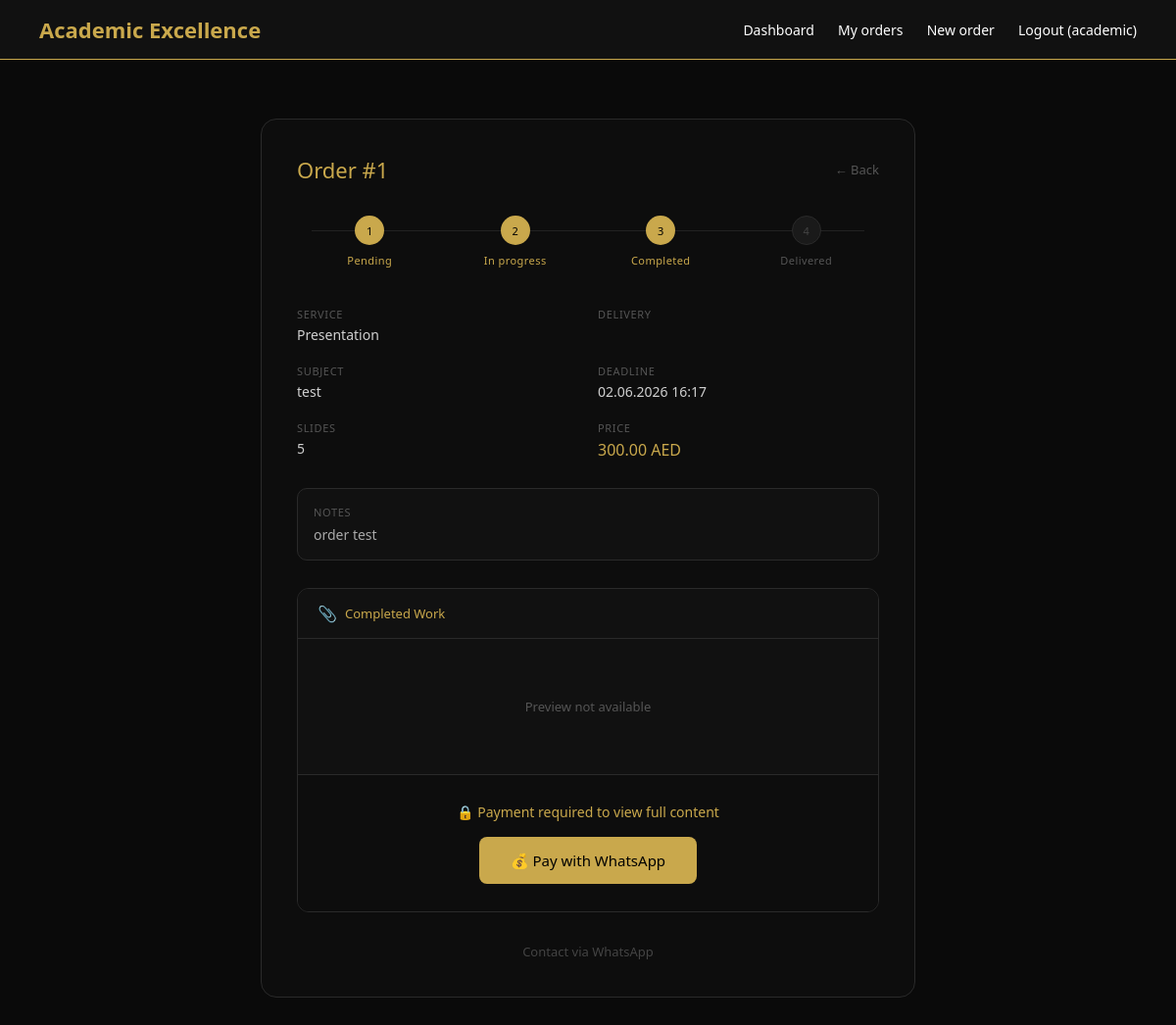
The page /dashboard/orders/1/ (signed in) on the database its author committed.
### orders/models.py (models this page shows, shortened)
class Order(models.Model):
    STATUS_CHOICES = [
        ('pending', 'Pending'),
        ('in_progress', 'In progress'),
        ('completed', 'Completed'),
        ('delivered', 'Delivered'),
    ]
    SERVICE_CHOICES = [
        ('presentation', 'Presentation'),
        ('essay', 'Essay'),
        ('report', 'Report'),
        ('poster', 'Poster'),
    ]
    DELIVERY_CHOICES = [
        ('standard', 'Standard'),
    ]
    PRICES = {
        ('presentation', 'standard'): 300,
        ('essay', 'standard'): 200,
        ('report', 'standard'): 350,
        ('poster', 'standard'): 150,
    }
    user = models.ForeignKey(User, on_delete=models.CASCADE)
    service = models.CharField(max_length=50, choices=SERVICE_CHOICES)
    topic = models.CharField(max_length=200)
    deadline = models.DateTimeField()
    delivery_type = models.CharField(max_length=20, default='standard')
    slides = models.IntegerField(default=0)
    price = models.DecimalField(max_digits=10, decimal_places=2, default=0)
    status = models.CharField(max_length=20, choices=STATUS_CHOICES, default='pending')
    notes = models.TextField(blank=True)
    created_at = models.DateTimeField(auto_now_add=True)
    is_paid = models.BooleanField(default=False)
    content_file = models.FileField(upload_to='orders/files/', blank=True, null=True)
    content_link = models.URLField(blank=True, null=True)
    content_note = models.TextField(blank=True)
    preview_image = models.ImageField(
        upload_to='orders/previews/',
        blank=True,
        null=True
    )

### orders/views.py (the view, shortened to what this page needs)
# urls.py: path('dashboard/orders/<int:pk>/', views.order_detail, name='order_detail'),
@login_required
def order_detail(request, pk):
    order = get_object_or_404(Order, pk=pk, user=request.user)
    steps = [
        ('pending', 'Pending'),
        ('in_progress', 'In progress'),
        ('completed', 'Completed'),
        ('delivered', 'Delivered'),
    ]
    status_list = [s[0] for s in steps]
    step_index = status_list.index(order.status) + 1
    preview_text = ''
    full_text = ''
    return render(request, 'orders/order_detail.html', {
        'order': order,
        'steps': steps,
        'step_index': step_index,
        'preview_text': preview_text,
        'full_text': full_text,
    })

### templates/orders/order_detail.html (shortened to what this page needs)
{% extends 'base.html' %}
{% block content %}
<div class="order-wrap">
    <div class="order-card">
        <div class="order-header">
            <h2 class="order-title">Order #{{ order.pk }}</h2>
            <a href="/dashboard/orders/" class="back-link">← Back</a>
        </div>
        <div class="progress-wrap">
            {% for step, label in steps %}
            <div class="progress-step">
                <div class="step-circle {% if forloop.counter <= step_index %}active{% else %}inactive{% endif %}">
                    {{ forloop.counter }}
                </div>
                <p class="step-label {% if forloop.counter <= step_index %}active{% endif %}">{{ label }}</p>
            </div>
            {% endfor %}
        </div>
        <div class="info-grid">
            <div class="info-item">
                <p class="info-label">Service</p>
                <p class="info-value">{{ order.get_service_display }}</p>
            </div>
            <div class="info-item">
                <p class="info-label">Delivery</p>
            </div>
            <div class="info-item">
                <p class="info-label">Subject</p>
                <p class="info-value">{{ order.topic }}</p>
            </div>
            <div class="info-item">
                <p class="info-label">Deadline</p>
                <p class="info-value">{{ order.deadline|date:"d.m.Y H:i" }}</p>
            </div>
            <div class="info-item">
                <p class="info-label">Slides</p>
                <p class="info-value">{{ order.slides }}</p>
            </div>
            <div class="info-item">
                <p class="info-label">Price</p>
                <p class="info-value gold">{{ order.price }} AED</p>
            </div>
        </div>
        {% if order.notes %}
        <div class="notes-box">
            <p class="info-label" style="margin-bottom:6px;">Notes</p>
            <p style="color:#aaa; font-size:14px;">{{ order.notes }}</p>
        </div>
        {% endif %}
        {% if order.status == 'completed' or order.status == 'delivered' %}
        <div class="content-box">
            <div class="content-box-header">
                <span style="color:#c9a84c; font-size:16px;">📎</span>
                <p class="content-box-title">Completed Work</p>
            </div>
            {% if order.is_paid %}
            <div class="content-box-body">
                {% if order.content_file %}
                <a href="{% url 'download_order_file' order.pk %}" class="btn-gold">
                    ⬇️ Download PDF
                </a>
                {% endif %}
                {% if order.content_note %}
                <p style="margin-top:16px; color:#d0d0d0; font-size:14px;">{{ order.content_note }}</p>
                {% endif %}
                {% if order.content_link %}
                <div style="margin-top:16px;">
                    <a href="{{ order.content_link }}" target="_blank" class="btn-gold">
                        🔗 Open File
                    </a>
                </div>
                {% endif %}
            </div>
            {% else %}
            <div style="position:relative; user-select:none;">
                {% if order.preview_image %}
                <img src="{{ order.preview_image.url }}" style="width:100%; display:block;" alt="Preview"
                    draggable="false">
                <div
                    style="position:absolute; bottom:0; left:0; right:0; height:60%; background:linear-gradient(to bottom, transparent 25%, rgba(13,13,13,0.5) 55%, rgba(13,13,13,0.85) 100%); pointer-events:none;">
                </div>
                <div style="position:absolute; top:0; left:0; right:0; bottom:0; z-index:10; cursor:default;"
                    oncontextmenu="return false;" draggable="false"></div>
                {% else %}
                <div style="padding:60px 20px; text-align:center; color:#555; background:#111; font-size:13px;">Preview
                    not available</div>
                {% endif %}
            </div>
            <div class="payment-box">
                <p class="payment-title">🔒 Payment required to view full content</p>
                <a href="https://wa.me/994704440404?text=Sifariş+%23{{ order.pk }}+ödənişi+etmək+istəyirəm"
                    class="btn-gold-lg">
                    💰 Pay with WhatsApp
                </a>
            </div>
            {% endif %}
        </div>
        {% endif %}
        <div class="contact-wrap">
            <a href="https://wa.me/994704440404?text=I+want+to+get+information+about+Order+%23{{ order.pk }}"
                class="contact-link">
                Contact via WhatsApp
            </a>
        </div>
    </div>
</div>
{% endblock %}

### templates/base.html (shortened to what this page needs)
<!DOCTYPE html>
<html lang="en">
<head>
</head>
<body>
    <nav>
        <a href="/" class="logo">Academic Excellence</a>
        <div class="nav-links">
            {% if user.is_authenticated %}
            <a href="/dashboard/">Dashboard</a>
            <a href="/dashboard/orders/">My orders</a>
            <a href="/dashboard/orders/new/">New order</a>
            <a href="/accounts/logout/">Logout ({{ user.username }})</a>
            {% else %}
            <a href="/accounts/login/">Sign in</a>
            <a href="/accounts/register/">Register</a>
            {% endif %}
        </div>
    </nav>
    {% block content %}{% endblock %}
</body>
</html>

### templates/base.html (style rules this page uses)
* { margin: 0; padding: 0; box-sizing: border-box; }
body { font-family: 'Segoe UI', sans-serif; background: #0a0a0a; color: #fff; }
nav { background: #111; padding: 15px 40px; display: flex; justify-content: space-between; align-items: center; border-bottom: 1px solid #c9a84c; }
nav .logo { color: #c9a84c; font-size: 22px; font-weight: bold; text-decoration: none; }
nav .nav-links a { color: #fff; text-decoration: none; margin-left: 20px; font-size: 14px; }

### templates/orders/order_detail.html (style rules this page uses)
.order-wrap { max-width: 700px; margin: 60px auto; padding: 0 16px; }
.order-card { background: #0d0d0d; border: 0.5px solid #2a2a2a; border-radius: 16px; padding: 36px; }
.order-header { display: flex; justify-content: space-between; align-items: center; margin-bottom: 32px; }
.order-title { font-size: 22px; font-weight: 500; color: #c9a84c; }
.back-link { color: #555; font-size: 13px; text-decoration: none; display: flex; align-items: center; gap: 4px; }
.progress-wrap { display: flex; align-items: flex-start; margin-bottom: 40px; position: relative; }
.progress-wrap::before { content: ''; position: absolute; top: 15px; left: 15px; right: 15px; height: 1px; background: #222; z-index: 0; }
.progress-step { flex: 1; text-align: center; position: relative; z-index: 1; }
.step-circle { width: 30px; height: 30px; border-radius: 50%; margin: 0 auto 8px; display: flex; align-items: center; justify-content: center; font-size: 11px; font-weight: 500; }
.step-circle.active { background: #c9a84c; color: #000; }
.step-circle.inactive { background: #1a1a1a; color: #444; border: 0.5px solid #2a2a2a; }
.step-label { font-size: 11px; color: #555; letter-spacing: 0.04em; }
.step-label.active { color: #c9a84c; }
.info-grid { display: grid; grid-template-columns: 1fr 1fr; gap: 20px; margin-bottom: 28px; }
.info-label { font-size: 11px; color: #555; letter-spacing: 0.06em; text-transform: uppercase; margin-bottom: 4px; }
.info-value { font-size: 14px; color: #d0d0d0; }
.info-value.gold { color: #c9a84c; font-weight: 500; font-size: 16px; }
.notes-box { margin-bottom: 28px; padding: 16px; background: #111; border: 0.5px solid #2a2a2a; border-radius: 10px; }
.content-box { border: 0.5px solid #2a2a2a; border-radius: 12px; overflow: hidden; margin-top: 28px; }
.content-box-header { background: #111; padding: 14px 20px; border-bottom: 0.5px solid #2a2a2a; display: flex; align-items: center; gap: 8px; }
.content-box-title { color: #c9a84c; font-size: 13px; font-weight: 500; }
.btn-gold-lg { display: inline-flex; align-items: center; gap: 8px; padding: 14px 32px; background: #c9a84c; color: #000; border-radius: 8px; text-decoration: none; font-size: 15px; font-weight: 500; }
.payment-box { padding: 28px 20px; text-align: center; background: #0d0d0d; border-top: 0.5px solid #2a2a2a; }
.payment-title { color: #c9a84c; font-size: 14px; font-weight: 500; margin-bottom: 16px; }
.contact-wrap { margin-top: 28px; text-align: center; }
.contact-link { color: #444; font-size: 13px; text-decoration: none; }

### rows shown on the page
Order: pk "1", service "Presentation", topic "test", deadline "02.06.2026 16:17", slides "5", price "300.00", notes "order test"

### other values the page prints
{{ user.username }} "academic"
{{ label }} "Pending" "In progress" "Completed" "Delivered"
